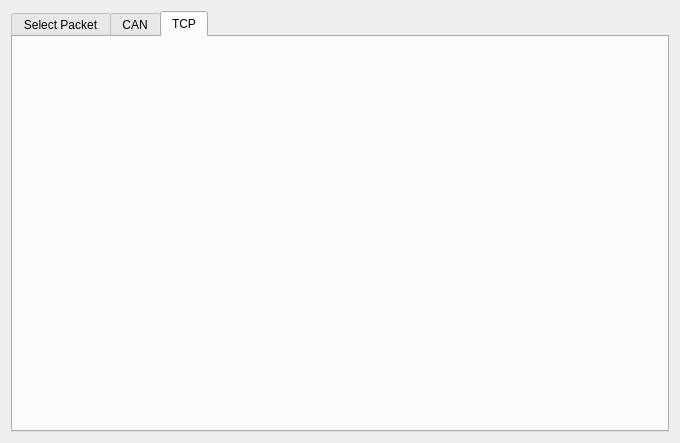
<?xml version="1.0" encoding="UTF-8"?>
<ui version="4.0">
 <class>CanTcpPacket</class>
 <widget class="QDialog" name="CanTcpPacket">
  <property name="geometry">
   <rect>
    <x>0</x>
    <y>0</y>
    <width>680</width>
    <height>443</height>
   </rect>
  </property>
  <property name="windowTitle">
   <string>CanSewsiPacket</string>
  </property>
  <property name="windowIcon">
   <iconset resource="../AutosResourceFile.qrc">
    <normaloff>:/Images/Images/sample.ico</normaloff>:/Images/Images/sample.ico</iconset>
  </property>
  <layout class="QHBoxLayout" name="horizontalLayout_2">
   <item>
    <widget class="QTabWidget" name="CanTcpPacketWidget">
     <property name="currentIndex">
      <number>2</number>
     </property>
     <widget class="QWidget" name="CanTcpChoice">
      <attribute name="title">
       <string>Select Packet</string>
      </attribute>
      <widget class="QWidget" name="layoutWidget">
       <property name="geometry">
        <rect>
         <x>30</x>
         <y>150</y>
         <width>431</width>
         <height>22</height>
        </rect>
       </property>
       <layout class="QHBoxLayout" name="horizontalLayout">
        <item>
         <widget class="QLabel" name="label">
          <property name="text">
           <string>Select Packet</string>
          </property>
         </widget>
        </item>
        <item>
         <widget class="QComboBox" name="comboBox">
          <item>
           <property name="text">
            <string>CAN</string>
           </property>
          </item>
          <item>
           <property name="text">
            <string>SEWSI</string>
           </property>
          </item>
         </widget>
        </item>
       </layout>
      </widget>
     </widget>
     <widget class="QWidget" name="CanPacket">
      <attribute name="title">
       <string>CAN</string>
      </attribute>
      <widget class="QCheckBox" name="HexcheckBox">
       <property name="geometry">
        <rect>
         <x>10</x>
         <y>30</y>
         <width>70</width>
         <height>17</height>
        </rect>
       </property>
       <property name="text">
        <string>Hex</string>
       </property>
      </widget>
      <widget class="QCheckBox" name="DecimalcheckBox">
       <property name="geometry">
        <rect>
         <x>90</x>
         <y>30</y>
         <width>70</width>
         <height>17</height>
        </rect>
       </property>
       <property name="text">
        <string>Decimal</string>
       </property>
      </widget>
      <widget class="QLabel" name="CanIdLabel">
       <property name="geometry">
        <rect>
         <x>10</x>
         <y>80</y>
         <width>41</width>
         <height>31</height>
        </rect>
       </property>
       <property name="text">
        <string>CAN ID</string>
       </property>
       <property name="textFormat">
        <enum>Qt::AutoText</enum>
       </property>
      </widget>
      <widget class="QLabel" name="DlcLabel">
       <property name="geometry">
        <rect>
         <x>15</x>
         <y>160</y>
         <width>41</width>
         <height>20</height>
        </rect>
       </property>
       <property name="text">
        <string>DLC</string>
       </property>
      </widget>
      <widget class="QLineEdit" name="CanIdlineEdit">
       <property name="geometry">
        <rect>
         <x>90</x>
         <y>80</y>
         <width>51</width>
         <height>31</height>
        </rect>
       </property>
      </widget>
      <widget class="QLineEdit" name="DlclineEdit">
       <property name="geometry">
        <rect>
         <x>90</x>
         <y>150</y>
         <width>51</width>
         <height>31</height>
        </rect>
       </property>
      </widget>
      <widget class="QLineEdit" name="Byte0lineEdit">
       <property name="geometry">
        <rect>
         <x>90</x>
         <y>230</y>
         <width>51</width>
         <height>31</height>
        </rect>
       </property>
      </widget>
      <widget class="QLineEdit" name="Byte1lineEdit">
       <property name="geometry">
        <rect>
         <x>160</x>
         <y>230</y>
         <width>51</width>
         <height>31</height>
        </rect>
       </property>
      </widget>
      <widget class="QLineEdit" name="Byte2lineEdit">
       <property name="geometry">
        <rect>
         <x>230</x>
         <y>230</y>
         <width>51</width>
         <height>31</height>
        </rect>
       </property>
      </widget>
      <widget class="QLineEdit" name="Byte3lineEdit">
       <property name="geometry">
        <rect>
         <x>300</x>
         <y>230</y>
         <width>51</width>
         <height>31</height>
        </rect>
       </property>
      </widget>
      <widget class="QLineEdit" name="Byte4lineEdit">
       <property name="geometry">
        <rect>
         <x>370</x>
         <y>230</y>
         <width>51</width>
         <height>31</height>
        </rect>
       </property>
      </widget>
      <widget class="QLineEdit" name="Byte5lineEdit">
       <property name="geometry">
        <rect>
         <x>440</x>
         <y>230</y>
         <width>51</width>
         <height>31</height>
        </rect>
       </property>
      </widget>
      <widget class="QLineEdit" name="Byte6lineEdit">
       <property name="geometry">
        <rect>
         <x>510</x>
         <y>230</y>
         <width>51</width>
         <height>31</height>
        </rect>
       </property>
      </widget>
      <widget class="QLineEdit" name="Byte7lineEdit">
       <property name="geometry">
        <rect>
         <x>580</x>
         <y>230</y>
         <width>51</width>
         <height>31</height>
        </rect>
       </property>
      </widget>
      <widget class="QLabel" name="MessageLabel">
       <property name="geometry">
        <rect>
         <x>10</x>
         <y>230</y>
         <width>51</width>
         <height>31</height>
        </rect>
       </property>
       <property name="text">
        <string>MESSAGE</string>
       </property>
      </widget>
      <widget class="QWidget" name="layoutWidget">
       <property name="geometry">
        <rect>
         <x>437</x>
         <y>360</y>
         <width>201</width>
         <height>25</height>
        </rect>
       </property>
       <layout class="QHBoxLayout" name="horizontalLayout_3">
        <item>
         <widget class="QPushButton" name="CancelPushButton">
          <property name="text">
           <string>Cancel</string>
          </property>
         </widget>
        </item>
        <item>
         <widget class="QPushButton" name="OkPushButton">
          <property name="text">
           <string>Ok</string>
          </property>
         </widget>
        </item>
       </layout>
      </widget>
     </widget>
     <widget class="QWidget" name="TcpPacket">
      <attribute name="title">
       <string>TCP</string>
      </attribute>
     </widget>
    </widget>
   </item>
  </layout>
 </widget>
 <resources>
  <include location="../AutosResourceFile.qrc"/>
 </resources>
 <connections/>
</ui>
